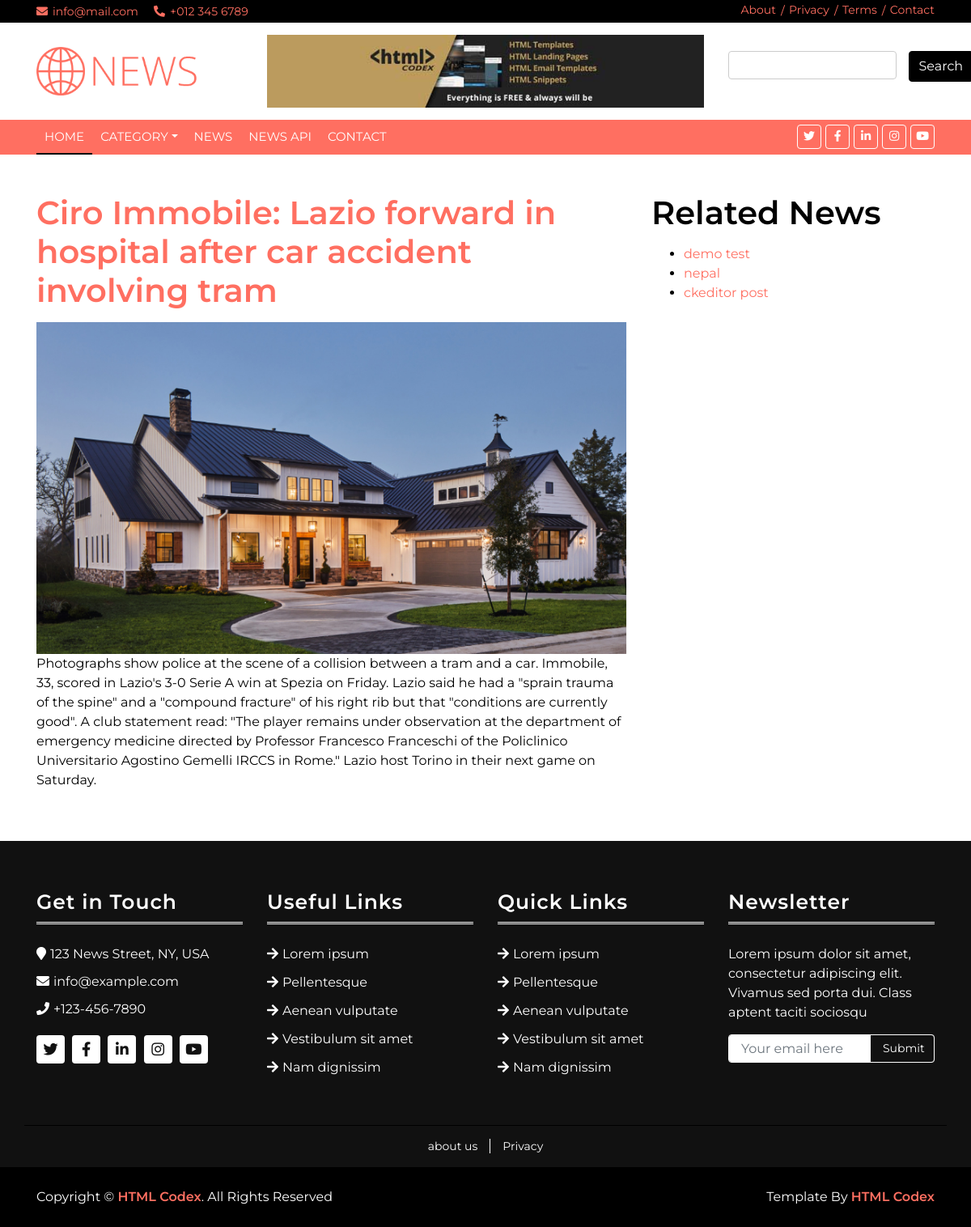
The page /news-details/ciro-immobile-lazio-forward-in-hospital-after-car-accident-involving-tram on the database its author committed.
### news/models.py (models this page shows, shortened)
class News(models.Model):
    category = models.ForeignKey(Category, on_delete=models.PROTECT)
    created_at = models.DateTimeField(auto_now_add=True)
    updated_at = models.DateTimeField(auto_now=True)
    title = models.CharField(max_length=255)
    slug = models.SlugField(max_length=255, unique=True)
    summary = RichTextField()
    description = RichTextField()
    is_published = models.BooleanField(default=True)
    photo = models.ImageField(upload_to='photos/%Y/%m/%d/', blank=True)
    views = models.IntegerField(default=0)

class Page(models.Model):
    title = models.CharField(max_length=255, unique=True)
    slug = models.SlugField(max_length=255, unique=True)
    image = models.ImageField(upload_to='page/%Y/%m/%d/', blank=True)
    content = RichTextField()

### news/views.py (the view)
# urls.py: path('news-details/<slug>', views.news_details, name='news_details'),
def news_details(request, slug):
    newsData = News.objects.get(slug=slug)
    category = newsData.category.id
    related_news = News.objects.filter(category=category).exclude(id=newsData.id)
    data = {
        'newsData': News.objects.get(slug=slug),
        'related_news': related_news,
    }
    return render(request, 'pages/news/news-details.html', data)

### news/general.py (called while the page is built)
def global_data(request):
    data = {
        'categoryData': Category.objects.all(),
        'pageData': Page.objects.all(),
    }
    return data

### templates/pages/news/news-details.html (shortened to what this page needs)
{% extends 'layouts/main.html' %}
{% block content %}
    <div class="container mt-5 mb-5">
        <div class="row">
            <div class="col-md-8">
                <h1><a href="">{{ newsData.title }}</a></h1>
                {% if newsData.photo %}
                    <img src="{{ newsData.photo.url }}" class="img-fluid" alt="">
                {% endif %}
                <p>{{ newsData.description }}</p>
            </div>
            <div class="col-md-4">
                <h1>Related News</h1>
                <ul>
                    {% for rNews in related_news %}
                        <li><a href="{% url 'news_details' rNews.slug %}">{{ rNews.title }}</a></li>
                    {% endfor %}
                </ul>
            </div>
        </div>
    </div>
{% endblock %}

### templates/layouts/footer.html (shortened to what this page needs)
{% load static %}
<div class="footer">
    <div class="container">
        <div class="row">
            <div class="col-lg-3 col-md-6">
                <div class="footer-widget">
                    <h3 class="title">Get in Touch</h3>
                    <div class="contact-info">
                        <p><i class="fa fa-map-marker"></i>123 News Street, NY, USA</p>
                        <p><i class="fa fa-envelope"></i>info@example.com</p>
                        <p><i class="fa fa-phone"></i>+123-456-7890</p>
                        <div class="social">
                            <a href=""><i class="fab fa-twitter"></i></a>
                            <a href=""><i class="fab fa-facebook-f"></i></a>
                            <a href=""><i class="fab fa-linkedin-in"></i></a>
                            <a href=""><i class="fab fa-instagram"></i></a>
                            <a href=""><i class="fab fa-youtube"></i></a>
                        </div>
                    </div>
                </div>
            </div>
            <div class="col-lg-3 col-md-6">
                <div class="footer-widget">
                    <h3 class="title">Useful Links</h3>
                    <ul>
                        <li><a href="#">Lorem ipsum</a></li>
                        <li><a href="#">Pellentesque</a></li>
                        <li><a href="#">Aenean vulputate</a></li>
                        <li><a href="#">Vestibulum sit amet</a></li>
                        <li><a href="#">Nam dignissim</a></li>
                    </ul>
                </div>
            </div>
            <div class="col-lg-3 col-md-6">
                <div class="footer-widget">
                    <h3 class="title">Quick Links</h3>
                    <ul>
                        <li><a href="#">Lorem ipsum</a></li>
                        <li><a href="#">Pellentesque</a></li>
                        <li><a href="#">Aenean vulputate</a></li>
                        <li><a href="#">Vestibulum sit amet</a></li>
                        <li><a href="#">Nam dignissim</a></li>
                    </ul>
                </div>
            </div>
            <div class="col-lg-3 col-md-6">
                <div class="footer-widget">
                    <h3 class="title">Newsletter</h3>
                    <div class="newsletter">
                        <p>
                            Lorem ipsum dolor sit amet, consectetur adipiscing elit. Vivamus sed porta dui. Class aptent
                            taciti sociosqu
                        </p>
                        <form>
                            <input class="form-control" type="email" placeholder="Your email here">
                            <button class="btn">Submit</button>
                        </form>
                    </div>
                </div>
            </div>
        </div>
    </div>
</div>
<div class="footer-menu">
    <div class="container">
        <div class="f-menu">
            {% for page in pageData %}
            <a href="{% url 'page' page.slug %}">{{ page.title }}</a>
            {% endfor %}
        </div>
    </div>
</div>
<div class="footer-bottom">
    <div class="container">
        <div class="row">
            <div class="col-md-6 copyright">
                <p>Copyright &copy; <a href="https://htmlcodex.com">HTML Codex</a>. All Rights Reserved</p>
            </div>
            <div class="col-md-6 template-by">
                <p>Template By <a href="https://htmlcodex.com">HTML Codex</a></p>
            </div>
        </div>
    </div>
</div>
</body>
</html>

### static/css/style.css (style rules this page uses)
body { color: #000000; font-family: 'Montserrat', sans-serif; font-weight: 400; background: #ffffff; }
a { color: #FF6F61; transition: 0.5s; }
p { padding: 0; margin: 0 0 15px 0; color: #000000; }
h1, h2, h3, h4, h5, h6 { margin: 0 0 15px 0; padding: 0; color: #000000; font-weight: 600; }
.form-control, .custom-select { width: 100%; height: 35px; padding: 5px 15px; color: #999999; border: 1px solid #cccccc; margin-bottom: 15px }
button.btn { color: #ffffff; background: #000000; border: 1px solid #000000; }
.footer { position: relative; padding: 60px 0 0 0; background: #111111; }
.footer .footer-widget { position: relative; width: 100%; margin-bottom: 60px; }
.footer .footer-widget .title { color: #ffffff; font-size: 25px; letter-spacing: 1px; padding-bottom: 10px; margin-bottom: 25px; border-bottom: 3px double #ffffff; }
.footer .footer-widget p { color: #ffffff; }
.footer .footer-widget ul { margin: 0; padding: 0; list-style: none; }
.footer .footer-widget ul li { margin-bottom: 12px; }
.footer .footer-widget ul li:last-child { margin-bottom: 0; }
.footer .footer-widget ul li a { color: #ffffff; white-space: nowrap; display: block; line-height: 23px; }
.footer .footer-widget ul li a::before { content: '\f061'; font-family: 'Font Awesome 5 Free'; font-weight: 900; padding-right: 5px; }
.footer .contact-info p { margin-bottom: 10px; color: #ffffff; font-size: 16px; }
.footer .contact-info p i { color: #ffffff; margin-right: 5px; }
.footer .social { position: relative; width: 100%; }
.footer .social a { display: inline-block; margin: 10px 5px 0 0; width: 35px; height: 35px; padding: 5px 0; text-align: center; font-size: 18px; background: #ffffff; border-radius: 4px; }
.footer .social a i { color: #111111; }
.footer .newsletter { position: relative; width: 100%; }
.footer .newsletter form { position: relative; width: 100%; }
.footer .newsletter input { width: 100%; height: 35px; padding: 0 15px; border: 1px solid #ffffff; border-radius: 4px; }
.footer .newsletter .btn { position: absolute; width: 80px; height: 35px; top: 0; right: 0; padding: 0 15px; border: none; background: #111111; color: #ffffff; font-size: 14px; border: 1px solid #ffffff; border-radius: 0 4px 4px 0; }
.footer-menu { position: relative; background: #111111; }
.footer-menu .container { padding: 15px 0; border-top: 1px solid #000000; }
.footer-menu .f-menu { font-size: 0; text-align: center; }
.footer-menu .f-menu a { color: #ffffff; font-size: 14px; margin-right: 15px; padding-right: 15px; border-right: 1px solid #ffffff; }
.footer-menu .f-menu a:last-child { margin-right: 0; padding-right: 0; border-right: none; }
.footer-bottom { position: relative; padding: 25px 0; background: #000000; }
.footer-bottom .copyright { text-align: left; }
.footer-bottom .template-by { text-align: right; }
.footer-bottom .copyright p, .footer-bottom .template-by p { color: #ffffff; font-weight: 400; margin: 0; }
.footer-bottom .copyright p a, .footer-bottom .template-by p a { font-weight: 600; }

### rows shown on the page
News: title "Ciro Immobile: Lazio forward in hospital after car accident involving tram", photo (picture), description "Photographs show police at the scene of a collision between a tram and a car. Immobile, 33, scored in Lazio's 3-0 Serie A win at Spezia on Friday. Lazio said he had a \"sprain trauma of the spine\" and a \"compound fracture\" of his right rib but that \"conditions are currently good\". A club statement read: \"The player remains under observation at the department of emergency medicine directed by Professor Francesco Franceschi of the Policlinico Universitario Agostino Gemelli IRCCS in Rome.\" Lazio host Torino in their next game on Saturday."
News: title "demo test"
News: title "nepal"
News: title "ckeditor post"
Page: title "about us"
Page: title "Privacy"
